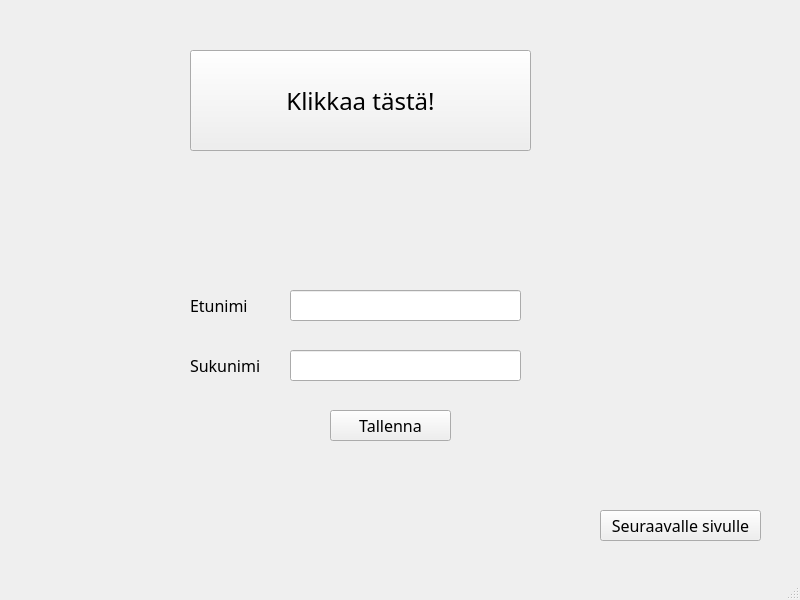
<?xml version="1.0" encoding="UTF-8"?>
<ui version="4.0">
 <class>MainWindow</class>
 <widget class="QMainWindow" name="MainWindow">
  <property name="geometry">
   <rect>
    <x>0</x>
    <y>0</y>
    <width>800</width>
    <height>600</height>
   </rect>
  </property>
  <property name="windowTitle">
   <string>MainWindow</string>
  </property>
  <widget class="QWidget" name="centralwidget">
   <widget class="QPushButton" name="btnTest">
    <property name="geometry">
     <rect>
      <x>190</x>
      <y>50</y>
      <width>341</width>
      <height>101</height>
     </rect>
    </property>
    <property name="font">
     <font>
      <family>Rockwell</family>
      <pointsize>18</pointsize>
     </font>
    </property>
    <property name="text">
     <string>Klikkaa tästä!</string>
    </property>
   </widget>
   <widget class="QLabel" name="labelTest">
    <property name="geometry">
     <rect>
      <x>200</x>
      <y>180</y>
      <width>321</width>
      <height>51</height>
     </rect>
    </property>
    <property name="font">
     <font>
      <family>Rockwell</family>
      <pointsize>12</pointsize>
     </font>
    </property>
    <property name="text">
     <string/>
    </property>
   </widget>
   <widget class="QLabel" name="label">
    <property name="geometry">
     <rect>
      <x>190</x>
      <y>280</y>
      <width>81</width>
      <height>51</height>
     </rect>
    </property>
    <property name="font">
     <font>
      <family>Rockwell</family>
      <pointsize>12</pointsize>
     </font>
    </property>
    <property name="text">
     <string>Etunimi</string>
    </property>
   </widget>
   <widget class="QLineEdit" name="textEtunimi">
    <property name="geometry">
     <rect>
      <x>290</x>
      <y>290</y>
      <width>231</width>
      <height>31</height>
     </rect>
    </property>
    <property name="font">
     <font>
      <family>Rockwell</family>
      <pointsize>12</pointsize>
     </font>
    </property>
   </widget>
   <widget class="QLabel" name="label_2">
    <property name="geometry">
     <rect>
      <x>190</x>
      <y>340</y>
      <width>81</width>
      <height>51</height>
     </rect>
    </property>
    <property name="font">
     <font>
      <family>Rockwell</family>
      <pointsize>12</pointsize>
     </font>
    </property>
    <property name="text">
     <string>Sukunimi</string>
    </property>
   </widget>
   <widget class="QLineEdit" name="textSukunimi">
    <property name="geometry">
     <rect>
      <x>290</x>
      <y>350</y>
      <width>231</width>
      <height>31</height>
     </rect>
    </property>
    <property name="font">
     <font>
      <family>Rockwell</family>
      <pointsize>12</pointsize>
     </font>
    </property>
   </widget>
   <widget class="QPushButton" name="btnTallenna">
    <property name="geometry">
     <rect>
      <x>330</x>
      <y>410</y>
      <width>121</width>
      <height>31</height>
     </rect>
    </property>
    <property name="font">
     <font>
      <family>Rockwell</family>
      <pointsize>12</pointsize>
     </font>
    </property>
    <property name="text">
     <string>Tallenna</string>
    </property>
   </widget>
   <widget class="QLabel" name="labelMessage">
    <property name="geometry">
     <rect>
      <x>160</x>
      <y>450</y>
      <width>391</width>
      <height>51</height>
     </rect>
    </property>
    <property name="font">
     <font>
      <family>Rockwell</family>
      <pointsize>12</pointsize>
     </font>
    </property>
    <property name="text">
     <string/>
    </property>
   </widget>
   <widget class="QPushButton" name="btnNextPage">
    <property name="geometry">
     <rect>
      <x>600</x>
      <y>510</y>
      <width>161</width>
      <height>31</height>
     </rect>
    </property>
    <property name="font">
     <font>
      <family>Rockwell</family>
      <pointsize>12</pointsize>
     </font>
    </property>
    <property name="text">
     <string>Seuraavalle sivulle</string>
    </property>
   </widget>
  </widget>
  <widget class="QMenuBar" name="menubar">
   <property name="geometry">
    <rect>
     <x>0</x>
     <y>0</y>
     <width>800</width>
     <height>21</height>
    </rect>
   </property>
  </widget>
  <widget class="QStatusBar" name="statusbar"/>
 </widget>
 <resources/>
 <connections/>
</ui>
